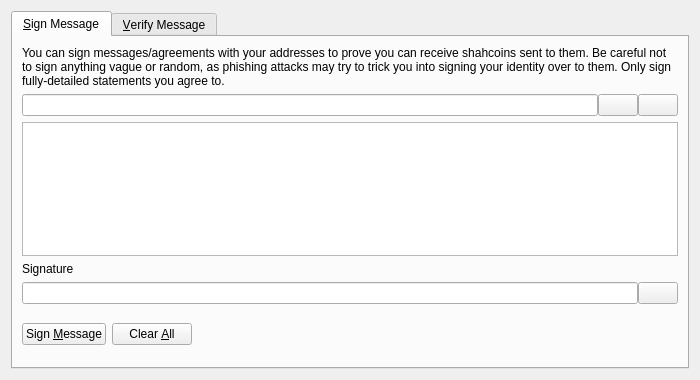
<?xml version="1.0" encoding="UTF-8"?>
<ui version="4.0">
 <class>SignVerifyMessageDialog</class>
 <widget class="QDialog" name="SignVerifyMessageDialog">
  <property name="geometry">
   <rect>
    <x>0</x>
    <y>0</y>
    <width>700</width>
    <height>380</height>
   </rect>
  </property>
  <property name="windowTitle">
   <string>Signatures - Sign / Verify a Message</string>
  </property>
  <property name="modal">
   <bool>true</bool>
  </property>
  <layout class="QVBoxLayout" name="verticalLayout">
   <item>
    <widget class="QTabWidget" name="tabWidget">
     <property name="currentIndex">
      <number>0</number>
     </property>
     <widget class="QWidget" name="tabSignMessage">
      <attribute name="title">
       <string>&amp;Sign Message</string>
      </attribute>
      <layout class="QVBoxLayout" name="verticalLayout_SM">
       <item>
        <widget class="QLabel" name="infoLabel_SM">
         <property name="text">
          <string>You can sign messages/agreements with your addresses to prove you can receive shahcoins sent to them. Be careful not to sign anything vague or random, as phishing attacks may try to trick you into signing your identity over to them. Only sign fully-detailed statements you agree to.</string>
         </property>
         <property name="textFormat">
          <enum>Qt::PlainText</enum>
         </property>
         <property name="wordWrap">
          <bool>true</bool>
         </property>
        </widget>
       </item>
       <item>
        <layout class="QHBoxLayout" name="horizontalLayout_1_SM">
         <property name="spacing">
          <number>0</number>
         </property>
         <item>
          <widget class="QValidatedLineEdit" name="addressIn_SM">
           <property name="toolTip">
            <string>The Shahcoin address to sign the message with</string>
           </property>
          </widget>
         </item>
         <item>
          <widget class="QPushButton" name="addressBookButton_SM">
           <property name="toolTip">
            <string>Choose previously used address</string>
           </property>
           <property name="text">
            <string/>
           </property>
           <property name="icon">
            <iconset resource="../bitcoin.qrc">
             <normaloff>:/icons/address-book</normaloff>:/icons/address-book</iconset>
           </property>
           <property name="shortcut">
            <string>Alt+A</string>
           </property>
           <property name="autoDefault">
            <bool>false</bool>
           </property>
          </widget>
         </item>
         <item>
          <widget class="QPushButton" name="pasteButton_SM">
           <property name="toolTip">
            <string>Paste address from clipboard</string>
           </property>
           <property name="text">
            <string/>
           </property>
           <property name="icon">
            <iconset resource="../bitcoin.qrc">
             <normaloff>:/icons/editpaste</normaloff>:/icons/editpaste</iconset>
           </property>
           <property name="shortcut">
            <string>Alt+P</string>
           </property>
           <property name="autoDefault">
            <bool>false</bool>
           </property>
          </widget>
         </item>
        </layout>
       </item>
       <item>
        <widget class="QPlainTextEdit" name="messageIn_SM">
         <property name="toolTip">
          <string>Enter the message you want to sign here</string>
         </property>
        </widget>
       </item>
       <item>
        <widget class="QLabel" name="signatureLabel_SM">
         <property name="text">
          <string>Signature</string>
         </property>
         <property name="textFormat">
          <enum>Qt::PlainText</enum>
         </property>
        </widget>
       </item>
       <item>
        <layout class="QHBoxLayout" name="horizontalLayout_2_SM">
         <property name="spacing">
          <number>0</number>
         </property>
         <item>
          <widget class="QLineEdit" name="signatureOut_SM">
           <property name="font">
            <font>
             <italic>true</italic>
            </font>
           </property>
           <property name="readOnly">
            <bool>true</bool>
           </property>
          </widget>
         </item>
         <item>
          <widget class="QPushButton" name="copySignatureButton_SM">
           <property name="toolTip">
            <string>Copy the current signature to the system clipboard</string>
           </property>
           <property name="text">
            <string/>
           </property>
           <property name="icon">
            <iconset resource="../bitcoin.qrc">
             <normaloff>:/icons/editcopy</normaloff>:/icons/editcopy</iconset>
           </property>
           <property name="autoDefault">
            <bool>false</bool>
           </property>
          </widget>
         </item>
        </layout>
       </item>
       <item>
        <layout class="QHBoxLayout" name="horizontalLayout_3_SM">
         <item>
          <widget class="QPushButton" name="signMessageButton_SM">
           <property name="toolTip">
            <string>Sign the message to prove you own this Shahcoin address</string>
           </property>
           <property name="text">
            <string>Sign &amp;Message</string>
           </property>
           <property name="icon">
            <iconset resource="../bitcoin.qrc">
             <normaloff>:/icons/edit</normaloff>:/icons/edit</iconset>
           </property>
           <property name="autoDefault">
            <bool>false</bool>
           </property>
          </widget>
         </item>
         <item>
          <widget class="QPushButton" name="clearButton_SM">
           <property name="toolTip">
            <string>Reset all sign message fields</string>
           </property>
           <property name="text">
            <string>Clear &amp;All</string>
           </property>
           <property name="icon">
            <iconset resource="../bitcoin.qrc">
             <normaloff>:/icons/remove</normaloff>:/icons/remove</iconset>
           </property>
           <property name="autoDefault">
            <bool>false</bool>
           </property>
          </widget>
         </item>
         <item>
          <spacer name="horizontalSpacer_1_SM">
           <property name="orientation">
            <enum>Qt::Horizontal</enum>
           </property>
           <property name="sizeHint" stdset="0">
            <size>
             <width>40</width>
             <height>48</height>
            </size>
           </property>
          </spacer>
         </item>
         <item>
          <widget class="QLabel" name="statusLabel_SM">
           <property name="font">
            <font>
             <weight>75</weight>
             <bold>true</bold>
            </font>
           </property>
           <property name="text">
            <string/>
           </property>
           <property name="wordWrap">
            <bool>true</bool>
           </property>
          </widget>
         </item>
         <item>
          <spacer name="horizontalSpacer_2_SM">
           <property name="orientation">
            <enum>Qt::Horizontal</enum>
           </property>
           <property name="sizeHint" stdset="0">
            <size>
             <width>40</width>
             <height>48</height>
            </size>
           </property>
          </spacer>
         </item>
        </layout>
       </item>
      </layout>
     </widget>
     <widget class="QWidget" name="tabVerifyMessage">
      <attribute name="title">
       <string>&amp;Verify Message</string>
      </attribute>
      <layout class="QVBoxLayout" name="verticalLayout_VM">
       <item>
        <widget class="QLabel" name="infoLabel_VM">
         <property name="text">
          <string>Enter the receiver's address, message (ensure you copy line breaks, spaces, tabs, etc. exactly) and signature below to verify the message. Be careful not to read more into the signature than what is in the signed message itself, to avoid being tricked by a man-in-the-middle attack. Note that this only proves the signing party receives with the address, it cannot prove sendership of any transaction!</string>
         </property>
         <property name="textFormat">
          <enum>Qt::PlainText</enum>
         </property>
         <property name="alignment">
          <set>Qt::AlignLeading|Qt::AlignLeft|Qt::AlignTop</set>
         </property>
         <property name="wordWrap">
          <bool>true</bool>
         </property>
        </widget>
       </item>
       <item>
        <layout class="QHBoxLayout" name="horizontalLayout_1_VM">
         <property name="spacing">
          <number>0</number>
         </property>
         <item>
          <widget class="QValidatedLineEdit" name="addressIn_VM">
           <property name="toolTip">
            <string>The Shahcoin address the message was signed with</string>
           </property>
          </widget>
         </item>
         <item>
          <widget class="QPushButton" name="addressBookButton_VM">
           <property name="toolTip">
            <string>Choose previously used address</string>
           </property>
           <property name="text">
            <string/>
           </property>
           <property name="icon">
            <iconset resource="../bitcoin.qrc">
             <normaloff>:/icons/address-book</normaloff>:/icons/address-book</iconset>
           </property>
           <property name="shortcut">
            <string>Alt+A</string>
           </property>
           <property name="autoDefault">
            <bool>false</bool>
           </property>
          </widget>
         </item>
        </layout>
       </item>
       <item>
        <widget class="QPlainTextEdit" name="messageIn_VM"/>
       </item>
       <item>
        <widget class="QValidatedLineEdit" name="signatureIn_VM"/>
       </item>
       <item>
        <layout class="QHBoxLayout" name="horizontalLayout_2_VM">
         <item>
          <widget class="QPushButton" name="verifyMessageButton_VM">
           <property name="toolTip">
            <string>Verify the message to ensure it was signed with the specified Shahcoin address</string>
           </property>
           <property name="text">
            <string>Verify &amp;Message</string>
           </property>
           <property name="icon">
            <iconset resource="../bitcoin.qrc">
             <normaloff>:/icons/transaction_0</normaloff>:/icons/transaction_0</iconset>
           </property>
           <property name="autoDefault">
            <bool>false</bool>
           </property>
          </widget>
         </item>
         <item>
          <widget class="QPushButton" name="clearButton_VM">
           <property name="toolTip">
            <string>Reset all verify message fields</string>
           </property>
           <property name="text">
            <string>Clear &amp;All</string>
           </property>
           <property name="icon">
            <iconset resource="../bitcoin.qrc">
             <normaloff>:/icons/remove</normaloff>:/icons/remove</iconset>
           </property>
           <property name="autoDefault">
            <bool>false</bool>
           </property>
          </widget>
         </item>
         <item>
          <spacer name="horizontalSpacer_1_VM">
           <property name="orientation">
            <enum>Qt::Horizontal</enum>
           </property>
           <property name="sizeHint" stdset="0">
            <size>
             <width>40</width>
             <height>48</height>
            </size>
           </property>
          </spacer>
         </item>
         <item>
          <widget class="QLabel" name="statusLabel_VM">
           <property name="font">
            <font>
             <weight>75</weight>
             <bold>true</bold>
            </font>
           </property>
           <property name="text">
            <string/>
           </property>
           <property name="wordWrap">
            <bool>true</bool>
           </property>
          </widget>
         </item>
         <item>
          <spacer name="horizontalSpacer_2_VM">
           <property name="orientation">
            <enum>Qt::Horizontal</enum>
           </property>
           <property name="sizeHint" stdset="0">
            <size>
             <width>40</width>
             <height>48</height>
            </size>
           </property>
          </spacer>
         </item>
        </layout>
       </item>
      </layout>
     </widget>
    </widget>
   </item>
  </layout>
 </widget>
 <customwidgets>
  <customwidget>
   <class>QValidatedLineEdit</class>
   <extends>QLineEdit</extends>
   <header>qt/qvalidatedlineedit.h</header>
  </customwidget>
 </customwidgets>
 <resources>
  <include location="../bitcoin.qrc"/>
 </resources>
 <connections/>
</ui>
